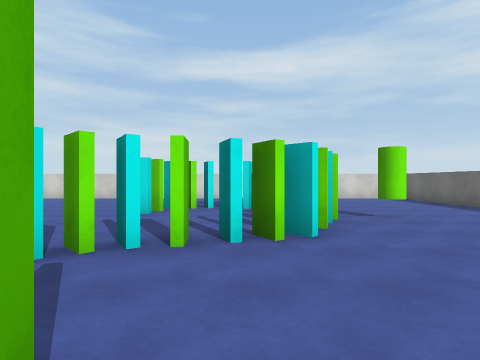
View 1 (above)

12 first-person views from a walk through a scene from a Unity 3-D project. The camera is 1.5 m above the floor, looks level and sees 80° across. The floor is counted in squares, 2 m on a side. Each view is taken from the middle of a square. On the plan, view 1 faces up. The plan holds only what a view shows up to about 10 squares ahead; the rest is blank. The player character is not drawn. Surface patterns are stand-ins for the level's own textures.

View 2
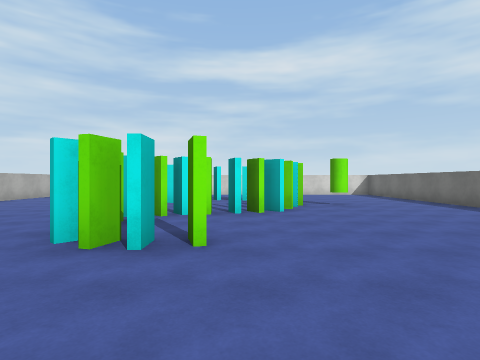

View 3
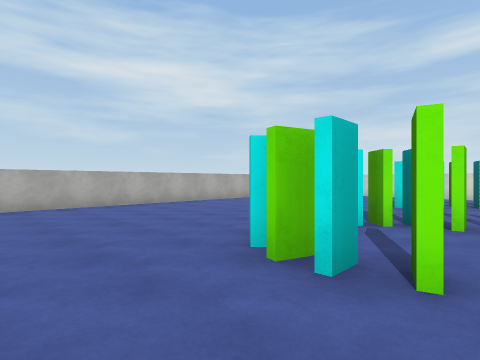

View 4
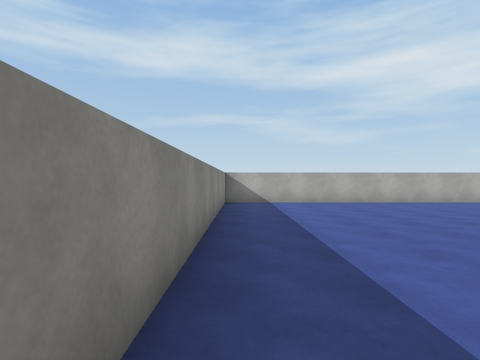

View 5
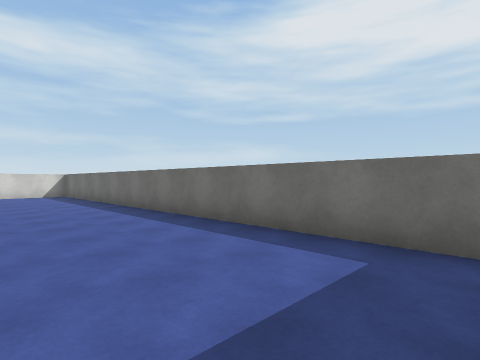

View 6
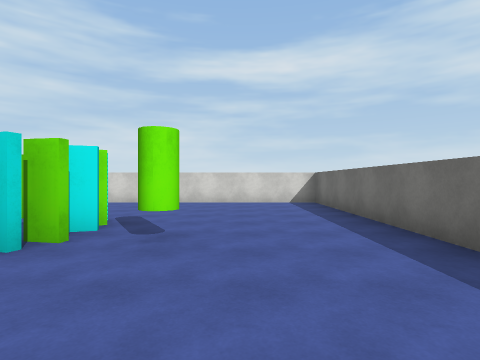

View 7
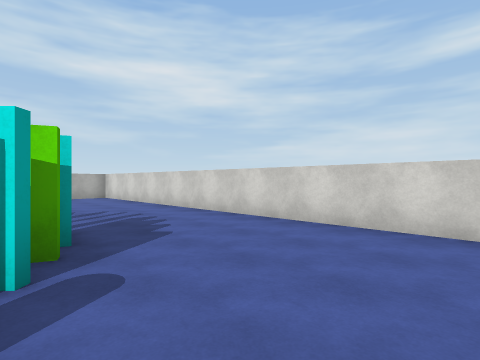

View 8
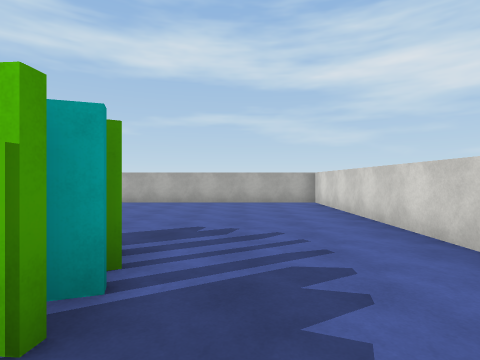

View 9
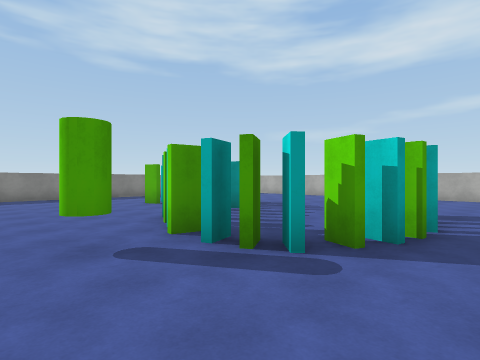

View 10
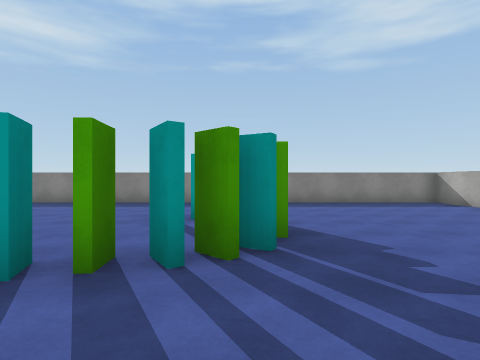

View 11
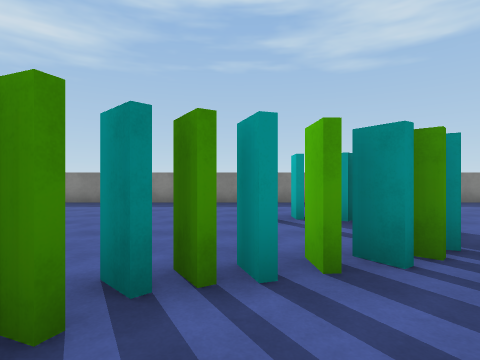

View 12
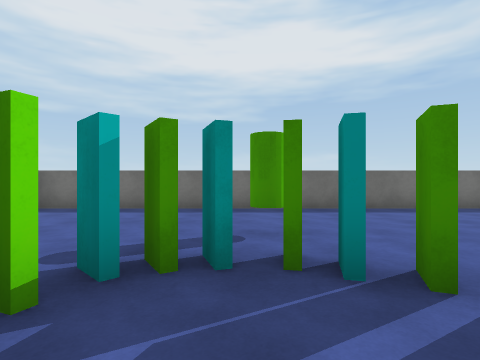

### Floor plan
Points are (right, up) in squares from view 1. A wall is a line through its corners. A room is listed if a view was taken in it or the views show most of it. See-through windows are left out.
Room 1 (views 1, 2, 3, 4, 5, 6, 7, 8, 9, 10, 11, 12)
walls: (-1.9, 3.4) (-1.5, 3); (-2.3, 3) (-1.9, 2.8); (-1.6, 2.9) (-2, 3.3); (-1.2, 3) (-1.5, 3.6); (-0.7, 3.8) (-0.6, 3.2); (-0.8, 3.2) (-0.8, 3.8); (0.2, 4.1) (0.6, 3.6); (-2, 6.3) (-2.5, 6.5); (0.5, 3.4) (0.2, 3.9); (0.6, 4.3) (1.1, 3.8); (0.9, 4.7) (1.4, 4.5); (1, 3.7) (0.6, 4.1); (-1.7, 7.4) (-2.1, 7.7); (-1.5, 0.6) (-1.6, 0); (-1.1, 0.6) (-1.1, 0); (-0.5, 0.8) (-0.4, 0.2); (-1.3, 7.5) (-1.6, 8); (-0.8, 7.6) (-1, 8.1); (1.3, 6.2) (1.9, 6.4); (1.2, 6.6) (1.8, 6.9); (2, 5.4) (1.3, 5.5); (1, 7) (1.5, 7.4); (-0.2, 8.1) (-0.2, 7.6); (2, 6.3) (1.5, 6.1); (0.4, 8) (0.2, 7.4); (0.9, 7.8) (0.7, 7.2); (1.6, 7.3) (1.2, 6.9); (6.5, -2.8) (6.5, 11.5) (-8.5, 11.5) (-8.5, -3.5) (5.9, -3.5)
ways out: gap at (-2, 2)
objects: green cylinder (3, 6)

Where each view was taken, in squares from view 1:
view 1: 0 up, 0 right, facing up
view 2: 3 down, 0 right, facing up
view 3: 2 down, 0 right, facing up-left
view 4: 3 down, 1 right, facing left
view 5: 3 down, 3 right, facing up-right
view 6: 2 up, 4 right, facing up
view 7: 7 up, 4 right, facing up-left
view 8: 9 up, 1 right, facing left
view 9: 9 up, 4 right, facing down-left
view 10: 6 up, 2 left, facing down
view 11: 6 up, 0 right, facing down
view 12: 6 up, 1 left, facing right
